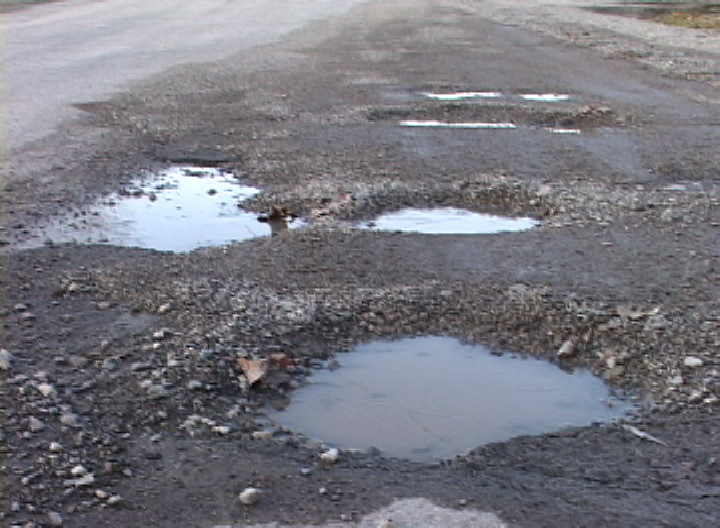
#> input picture data/hole1.jpg, 720 x 528 px
$ python -i bumpDetector.py   (imports and definitions only)
#> lines starting #> are read from the running program, lines starting #| are printed output that depends on the picture; after the words box and inside, x2 and y2 are one past the last pixel; in counts of white or black regions, pixels touching at a corner belong together
import cv2
import numpy as np


def regionOfInterest(img):
    h, w = img.shape[0], img.shape[1]
    mask = np.zeros_like(img)
    polygon = np.array([[(0, h), (0, h - 50), (450, 100), (w - 450, 100), (w, h - 50), (w, h)]])
    cv2.fillPoly(mask, polygon, 255)
    imgBitwise = cv2.bitwise_and(img, mask)
    return imgBitwise


def findHorizantals(img):
    image = np.copy(img)
    gray = cv2.cvtColor(image, cv2.COLOR_BGR2GRAY)
    imageROI = regionOfInterest(gray)
    thresh = cv2.threshold(imageROI, 0, 255, cv2.THRESH_BINARY_INV + cv2.THRESH_OTSU)[1]
    horizontal_kernel = cv2.getStructuringElement(cv2.MORPH_RECT, (40, 1))
    detect_horizontal = cv2.morphologyEx(thresh, cv2.MORPH_OPEN, horizontal_kernel, iterations=2)
    cnts = cv2.findContours(detect_horizontal, cv2.RETR_EXTERNAL, cv2.CHAIN_APPROX_SIMPLE)
    cnts = cnts[0] if len(cnts) == 2 else cnts[1]
    for c in cnts:
        cv2.drawContours(image, [c], -1, (36, 255, 12), 2)
    return image


# [12 lines of commented-out code are left out]

>>> import cv2
>>> picture = cv2.imread('../data/hole1.jpg')
#> picture is the input picture: shape (528, 720, 3); mean B, G, R 126.9, 119.2, 119.4
>>> result = findHorizantals(picture)
#> in findHorizantals, `gray = cv2.cvtColor(image, cv2.COLOR_BGR2GRAY)`:
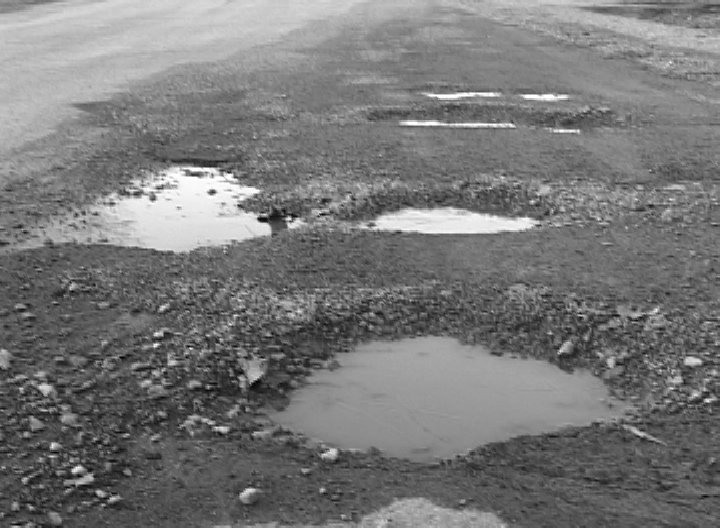
#> gray: shape (528, 720); min 0, max 255, mean 120.1
#> in regionOfInterest, `cv2.fillPoly(mask, polygon, 255)`:
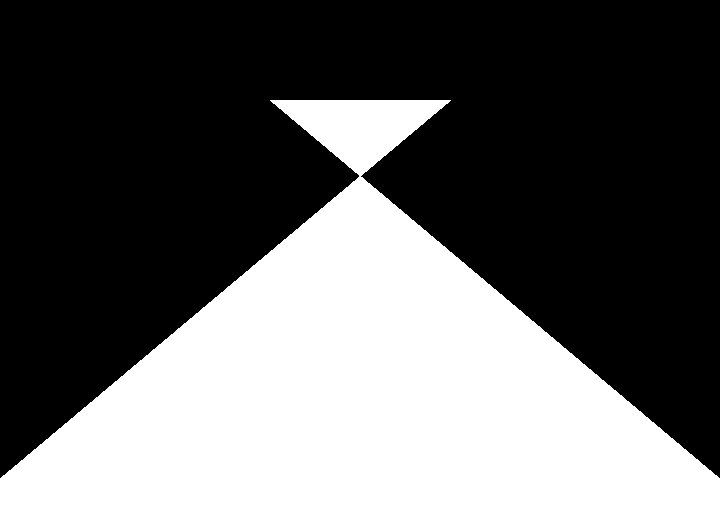
#> mask: shape (528, 720); 39.9% white; 1 white region, box (x1, y1, x2, y2) and area: (0, 100, 720, 528) 151679
#> in regionOfInterest, `imgBitwise = cv2.bitwise_and(img, mask)`:
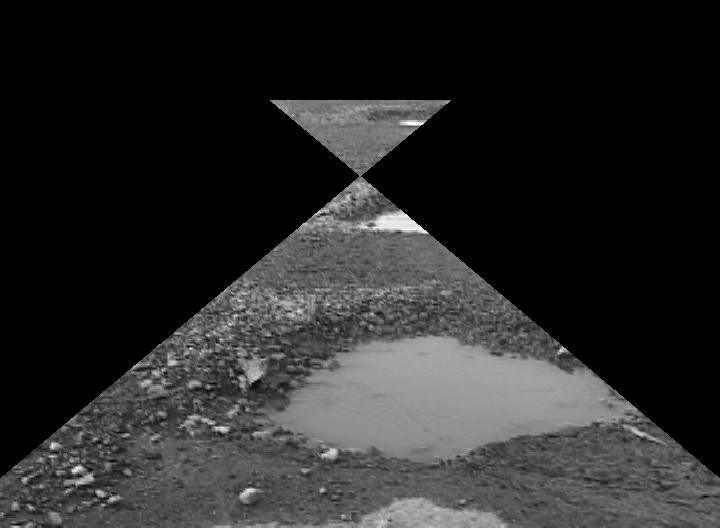
#> imgBitwise: shape (528, 720); min 0, max 255, mean 40.9
#> in findHorizantals, `thresh = cv2.threshold(imageROI, 0, 255, cv2.THRESH_BINARY_INV + cv2.T..`:
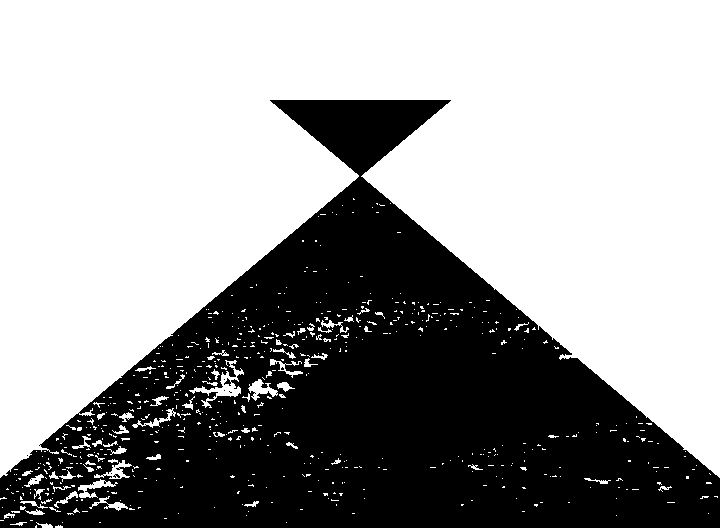
#> thresh: shape (528, 720); 62% white; 12 black regions (11 under 20 px), largest, box (x1, y1, x2, y2) and area: (0, 100, 720, 528) 144484
#> in findHorizantals, `detect_horizontal = cv2.morphologyEx(thresh, cv2.MORPH_OPEN, horizonta..`:
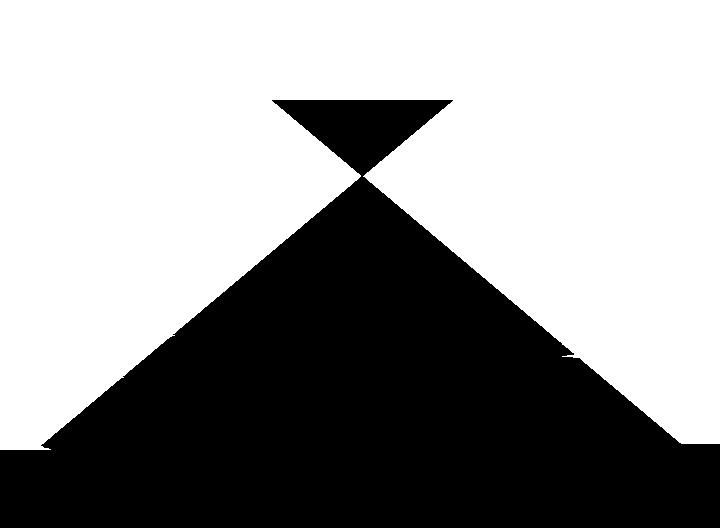
#> detect_horizontal: shape (528, 720); 59.8% white; 1 black region
#> in findHorizantals, `cnts = cv2.findContours(detect_horizontal, cv2.RETR_EXTERNAL, cv2.CHAI..`: cnts = 1 contour; box (x1, y1, x2, y2) and area: (0, 0, 720, 450) 226012
#> the loop in findHorizantals, `for c in cnts:` made 1 pass
#> after the loop in findHorizantals, `for c in cnts:`:
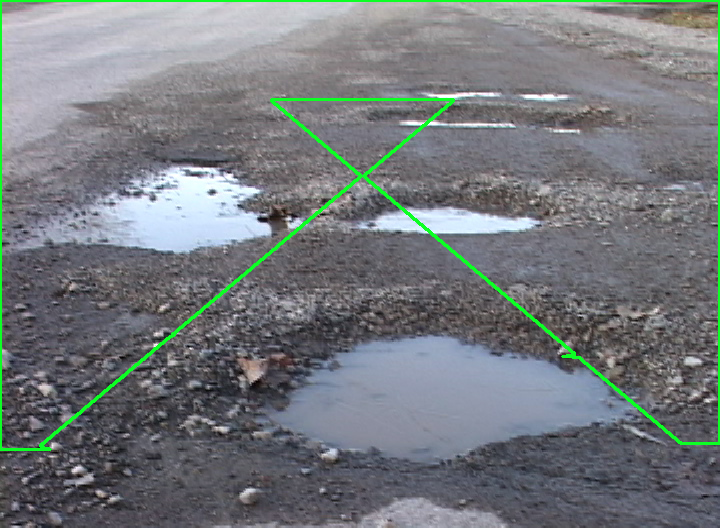
#> image: shape (528, 720, 3); 2.08% of pixels changed, all inside (x1, y1, x2, y2) = (0, 0, 720, 451)

$ run again, on data/pic2.jpg
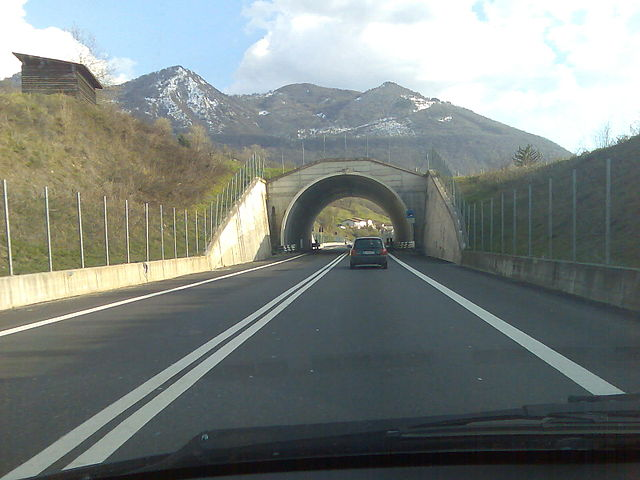
#> input picture data/pic2.jpg, 640 x 480 px
#> picture is the input picture: shape (480, 640, 3); mean B, G, R 127.8, 131.1, 124
#> in regionOfInterest, `cv2.fillPoly(mask, polygon, 255)`:
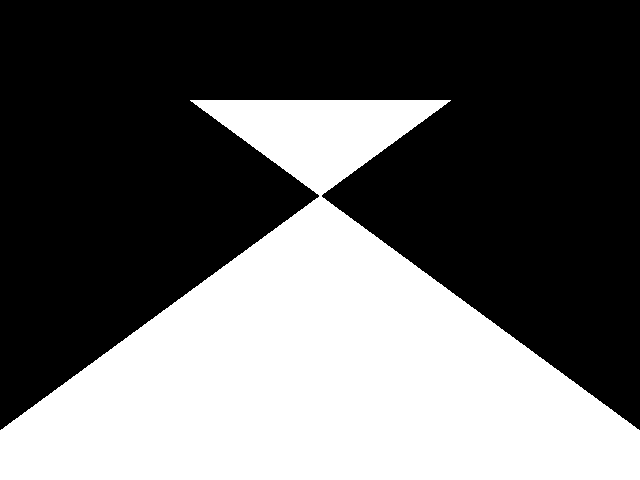
#> mask: shape (480, 640); 38.9% white; 1 white region, box (x1, y1, x2, y2) and area: (0, 100, 640, 480) 119608
#> thresh: shape (480, 640); 69.4% white; 54 black regions (49 under 20 px), largest, box (x1, y1, x2, y2) and area: (0, 100, 628, 480) 91468, (201, 471, 367, 480) 860, (457, 417, 633, 428) 771, (402, 429, 640, 437) 681, (83, 474, 90, 480) 27
#> detect_horizontal: shape (480, 640); 67.7% white; 9 black regions (6 under 20 px)
#> cnts = 7 contours, 4 with area under 20; largest, box (x1, y1, x2, y2) and area: (0, 0, 640, 402) 185168, (63, 433, 640, 480) 19326, (352, 426, 640, 432) 618
#> the loop in findHorizantals, `for c in cnts:` made 7 passes
#> c on passes 3 to 6: [[373, 425], [467, 425]], [[552, 422], [639, 422]], [[463, 418], [544, 418]], [[484, 416], [572, 416]]
#> after the loop in findHorizantals, `for c in cnts:`:
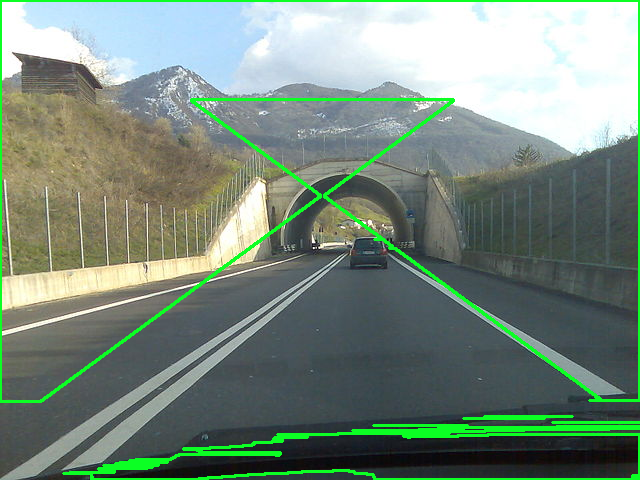
#> image: shape (480, 640, 3); 4.72% of pixels changed, all inside (x1, y1, x2, y2) = (0, 0, 640, 480)

$ run again, on data/roadpic1.jpg
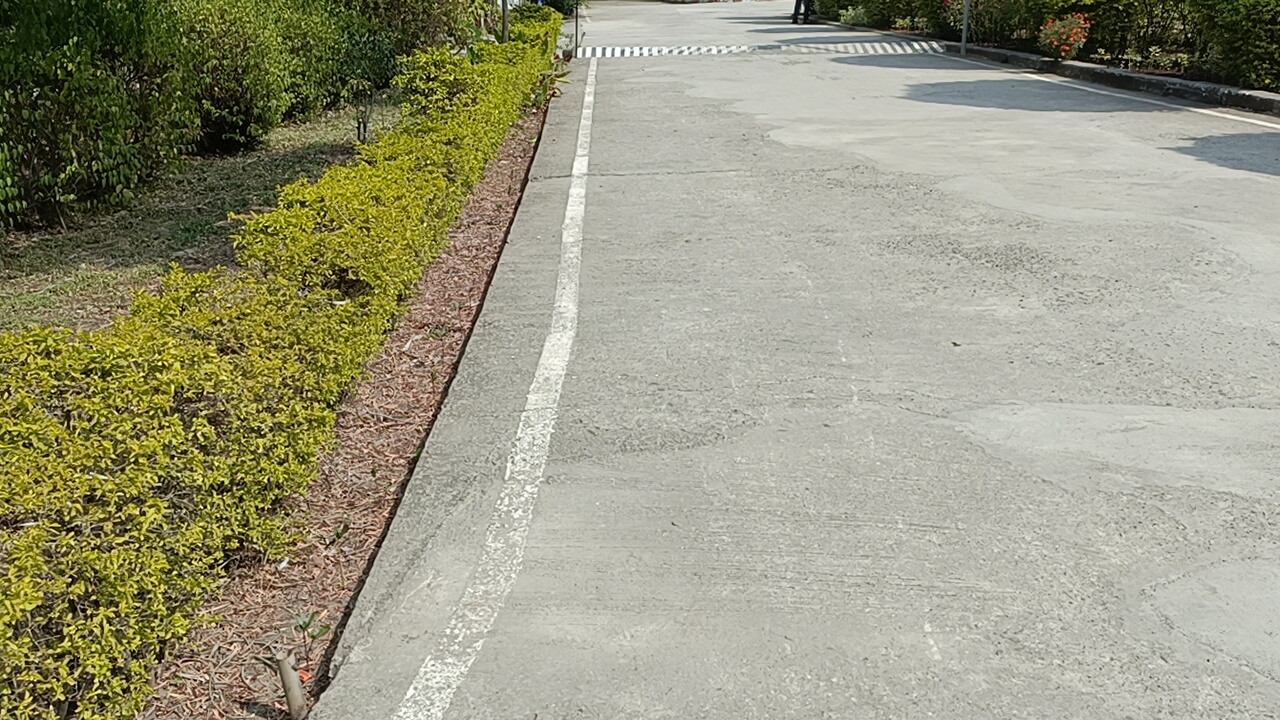
#> input picture data/roadpic1.jpg, 1280 x 720 px
#> picture is the input picture: shape (720, 1280, 3); mean B, G, R 127.4, 151.9, 153.5
#> in regionOfInterest, `cv2.fillPoly(mask, polygon, 255)`:
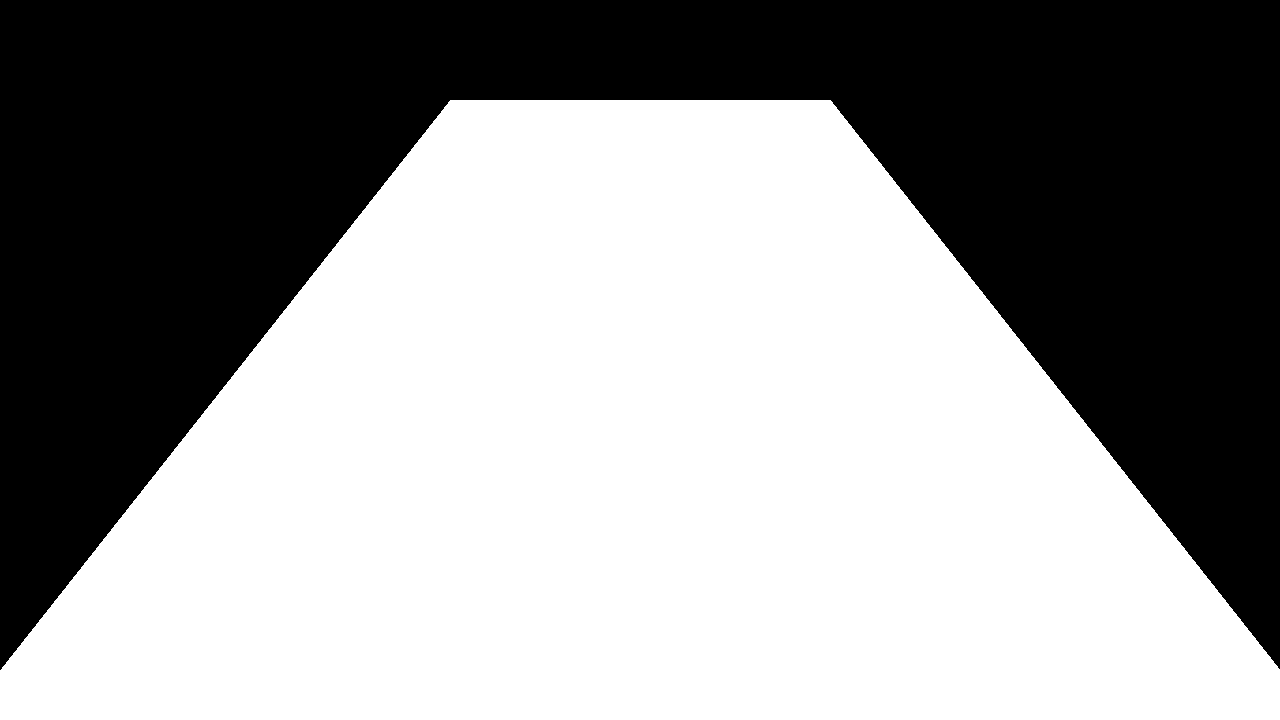
#> mask: shape (720, 1280); 58.3% white; 1 black region, box (x1, y1, x2, y2) and area: (0, 0, 1280, 670) 384440
#> thresh: shape (720, 1280); 46.5% white; 2282 white regions (2031 under 20 px), largest, box (x1, y1, x2, y2) and area: (0, 0, 1280, 720) 397678, (151, 509, 268, 596) 2402, (16, 666, 96, 720) 1486
#> detect_horizontal: shape (720, 1280); 41.6% white; 2 white regions
#> cnts = 2 contours, 1 with area under 20; largest, box (x1, y1, x2, y2) and area: (0, 0, 1280, 622) 380854
#> the loop in findHorizantals, `for c in cnts:` made 2 passes
#> c on pass 1: [[0, 627], [41, 627]]
#> after the loop in findHorizantals, `for c in cnts:`:
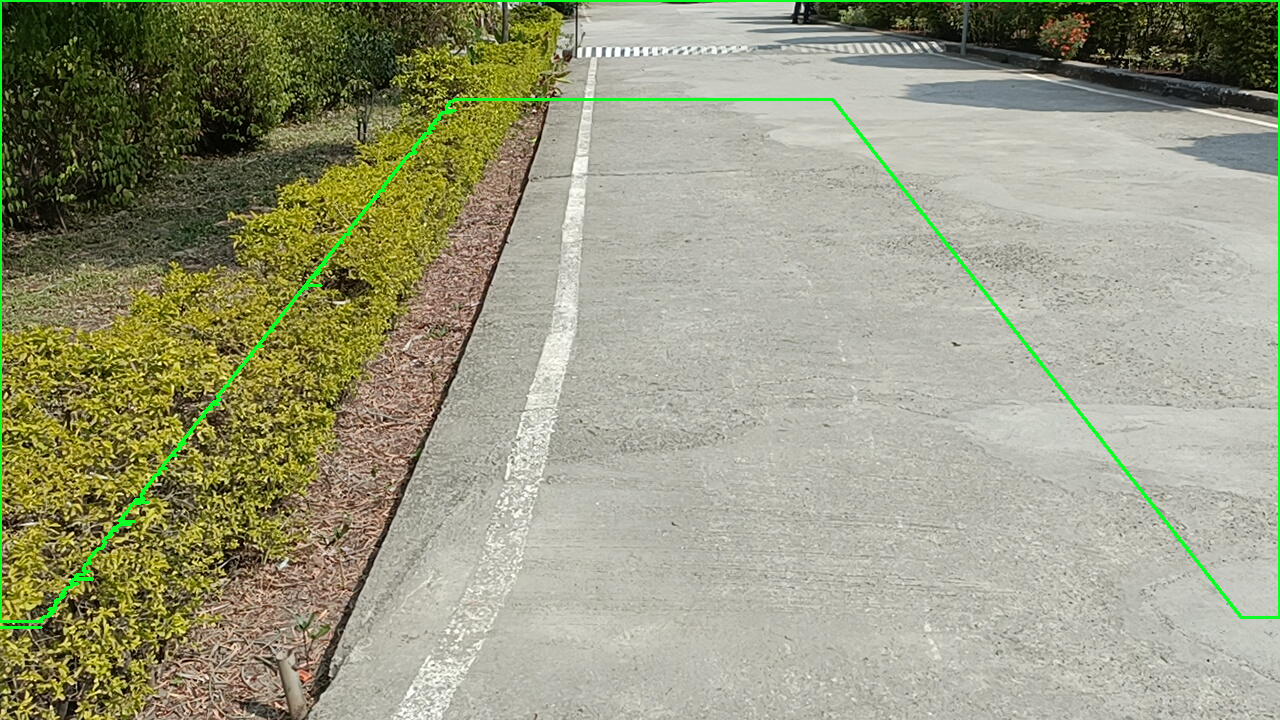
#> image: shape (720, 1280, 3); 1.3% of pixels changed, all inside (x1, y1, x2, y2) = (0, 0, 1280, 629)

$ run again, on data/speed_breaker1.jpg
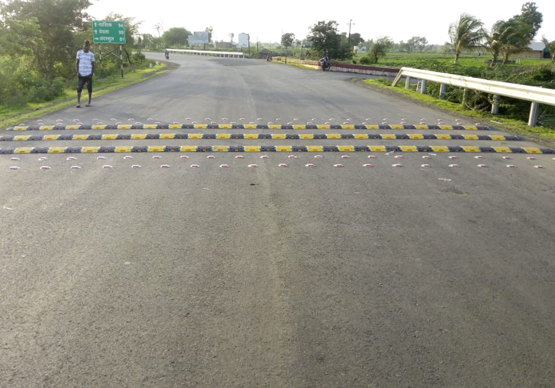
#> input picture data/speed_breaker1.jpg, 555 x 388 px
#> picture is the input picture: shape (388, 555, 3); mean B, G, R 129.3, 142.8, 144.6
#> in regionOfInterest, `cv2.fillPoly(mask, polygon, 255)`:
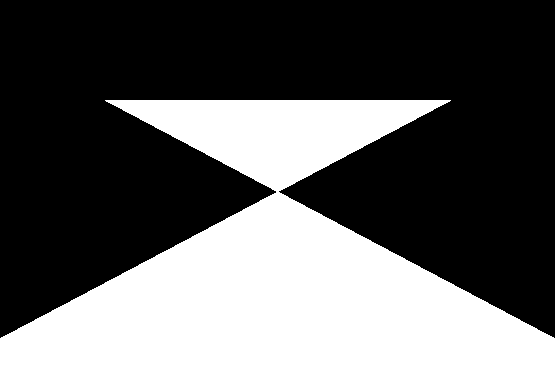
#> mask: shape (388, 555); 39.2% white; 1 white region, box (x1, y1, x2, y2) and area: (0, 100, 555, 388) 84480
#> thresh: shape (388, 555); 60.8% white; 1 black region, box (x1, y1, x2, y2) and area: (0, 100, 555, 388) 84446
#> detect_horizontal: shape (388, 555); 60.4% white; 1 black region
#> cnts = 1 contour; box (x1, y1, x2, y2) and area: (0, 0, 555, 318) 128840
#> the loop in findHorizantals, `for c in cnts:` made 1 pass
#> after the loop in findHorizantals, `for c in cnts:`:
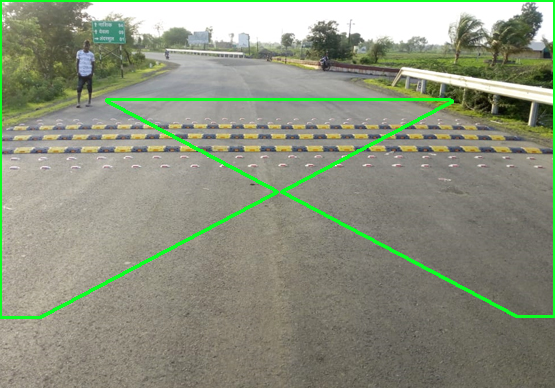
#> image: shape (388, 555, 3); 3.22% of pixels changed, all inside (x1, y1, x2, y2) = (0, 0, 555, 319)
